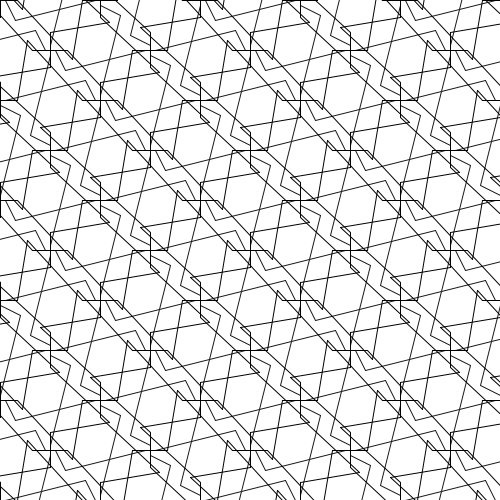
Frame 1 (no input)
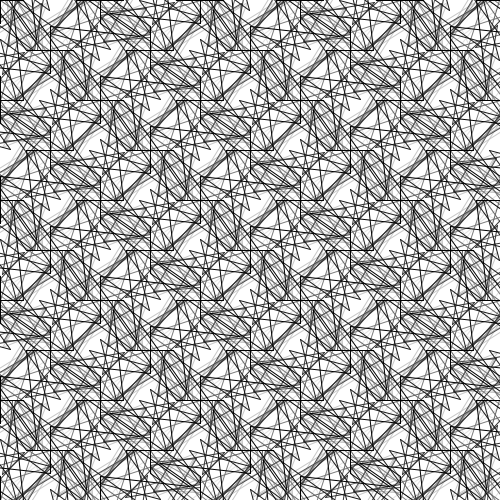
Frame 60 (the mouse pressed at the canvas centre just before this capture)
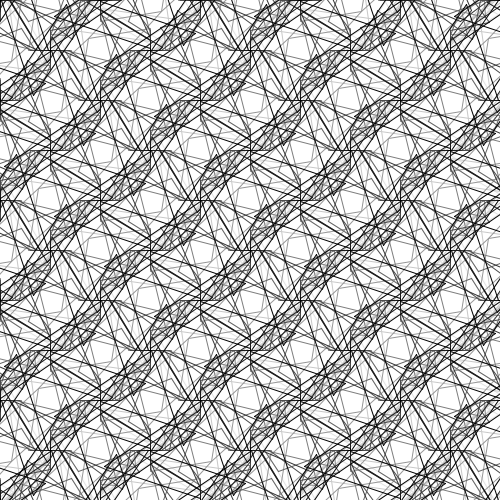
Frame 120 (the mouse held since frame 60 and released just before this capture)

The Processing sketch that drew these frames (run headless with seeded random() and noise(); from frame 60 on, the mouse is pressed at the canvas centre):

// Processing sketch: TriangleCut_shades
// ── TriangleCut_shades.pde
static class TileParams {
  static final float minTileSize = 50;
  static final float maxTileSize = 200;
  static final int maxIterations = 10;
  
  static float tileSize = 100;
  static float triangleBase = 5;
  static float triangleTipX = 15;
  static float triangleTipY = 20;
  
  static PApplet pa = new PApplet();
  
  public static void randomizeAll() {
    tileSize = pa.random(50, 200);
    randomizeWithoutSize();
  }
  
  public static void randomizeWithoutSize() {
    triangleBase = pa.random(tileSize / 4);
    triangleTipX = pa.random(tileSize);
    triangleTipY = pa.random(tileSize / 8, tileSize);
  }
  
  public static void incrementRandomly() {
    PApplet pa = new PApplet();
    triangleTipX = triangleTipX + pa.random(-0.5, 0.5);
    triangleTipY = triangleTipY + pa.random(-0.5, 0.5);
  }
}

ArrayList<TriangleCutRectTile> tiles = new ArrayList<TriangleCutRectTile>();

void setup() {
  size(500, 500);  
  //fullScreen();
  noFill();
  strokeWeight(1);
  background(255);
  drawTiles();
}

void draw() {   //<>//
  background(255);
  TileParams.randomizeWithoutSize();
  drawTiles();
  delay(30);
}

void drawTiles() {
  createTiles(); //<>//
  
  for (TriangleCutRectTile tile : tiles) {
    tile.draw();
  }
}

void createTiles() {  
  for (int i = 0; i < tiles.size(); i++) { //<>//
    if (tiles.get(i).iteration > TileParams.maxIterations) {
      tiles.remove(i);
    } //<>//
  }
  
  float x;
  float y = -TileParams.tileSize;
  boolean firstTileA = true;
  
  while (y < height + TileParams.tileSize) {
    
    x = -TileParams.tileSize;
    boolean currentTileA = firstTileA;

    while (x < width + TileParams.tileSize) {      
      if (currentTileA) {
        addTileA(x, y);
        addTileA(x + TileParams.tileSize / 2, y + TileParams.tileSize / 2);
      } else {
        addTileB(x, y);
        addTileB(x + TileParams.tileSize / 2, y + TileParams.tileSize / 2);
      }
      
      currentTileA = !currentTileA;      
      
      x += TileParams.tileSize;
    }
    
    y += TileParams.tileSize;
    firstTileA = !firstTileA;
  }
}

void addTileA(float x, float y) {
    TriangleCutRectTile tile = new TriangleCutRectTileA(x, y);
    tiles.add(tile);
}

void addTileB(float x, float y) {
    TriangleCutRectTile tile = new TriangleCutRectTileB(x, y);
    tiles.add(tile);
}

class TriangleCutRectTile {
  protected float x;
  protected float y;
  public int iteration = 0;
  
  protected float tileSize;
  protected float triangleBase;
  protected float triangleTipX;
  protected float triangleTipY;
  
  public void draw() {
    stroke(255*(iteration/TileParams.maxIterations));
    stroke(25*iteration);
    line(x, y, x + triangleBase, y);
    line(x, y, x, y + triangleBase);
    
    line(x + tileSize, y, x + tileSize - triangleBase, y);
    
    line(x, y + tileSize, x, y + tileSize - triangleBase);
    
    iteration++;
  }
  
  public TriangleCutRectTile(float x, float y) {
    this.x = x;
    this.y = y;
    this.tileSize = TileParams.tileSize;
    this.triangleBase = TileParams.triangleBase;
    this.triangleTipX = TileParams.triangleTipX;
    this.triangleTipY = TileParams.triangleTipY;
  }
}

class TriangleCutRectTileA extends TriangleCutRectTile {
  
  public void draw() {
    super.draw();
    
    line(x + triangleBase, y, x + triangleTipX, y + triangleTipY);
    line(x + tileSize - triangleBase, y, x + triangleTipX, y + triangleTipY);
    
    line(x, y + triangleBase, x - triangleTipY, y + tileSize - triangleTipX);
    line(x, y + tileSize - triangleBase, x - triangleTipY, y + tileSize - triangleTipX);
  }
  
  public TriangleCutRectTileA(float x, float y) {
    super(x, y);
  }
}

class TriangleCutRectTileB extends TriangleCutRectTile {
  
  public void draw() {
    super.draw();
    
    line(x + triangleBase, y, x + tileSize - triangleTipX, y - triangleTipY);
    line(x + tileSize - triangleBase, y,x + tileSize - triangleTipX, y - triangleTipY);
    
    line(x, y + triangleBase, x + triangleTipY, y + triangleTipX);
    line(x, y + tileSize - triangleBase, x + triangleTipY, y + triangleTipX);
  }
  
  public TriangleCutRectTileB(float x, float y) {
    super(x, y);
  }
}
